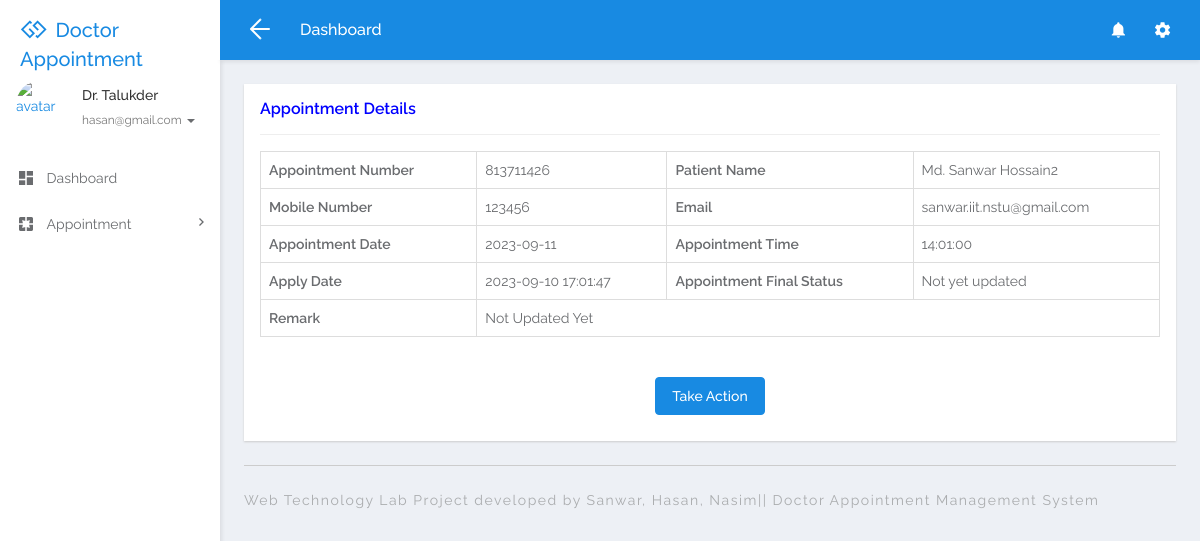
The app's page /doctor/view-appointment-detail.php?editid=10&&aptid=813711426 (signed in) with its own data.
### tables this page shows
CREATE TABLE `tbldoctor` (
  `ID` int(5) NOT NULL,
  `FullName` varchar(250) DEFAULT NULL,
  `MobileNumber` bigint(10) DEFAULT NULL,
  `Email` varchar(250) DEFAULT NULL,
  `Specialization` varchar(250) DEFAULT NULL,
  `Password` varchar(259) DEFAULT NULL,
  `CreationDate` timestamp NULL DEFAULT CURRENT_TIMESTAMP
);

CREATE TABLE `tblappointment` (
  `ID` int(10) NOT NULL,
  `AppointmentNumber` int(10) DEFAULT NULL,
  `Name` varchar(250) DEFAULT NULL,
  `MobileNumber` bigint(20) DEFAULT NULL,
  `Email` varchar(250) DEFAULT NULL,
  `AppointmentDate` date DEFAULT NULL,
  `AppointmentTime` time DEFAULT NULL,
  `Specialization` varchar(250) DEFAULT NULL,
  `Doctor` int(10) DEFAULT NULL,
  `Message` mediumtext,
  `ApplyDate` timestamp NULL DEFAULT CURRENT_TIMESTAMP,
  `Remark` varchar(250) DEFAULT NULL,
  `Status` varchar(250) DEFAULT NULL,
  `UpdationDate` timestamp NULL DEFAULT NULL ON UPDATE CURRENT_TIMESTAMP
);

### doctor/view-appointment-detail.php (the view, shortened to what this page needs)
<?php
include('includes/dbconnection.php');
if (strlen($_SESSION['damsid']==0)) {
  header('location:logout.php');
  } else{
  ?>
<!DOCTYPE html>
<html lang="en">
<head>
	<link rel="stylesheet" href="libs/bower/font-awesome/css/font-awesome.min.css">
	<link rel="stylesheet" href="libs/bower/material-design-iconic-font/dist/css/material-design-iconic-font.css">
	<link rel="stylesheet" href="libs/bower/animate.css/animate.min.css">
	<link rel="stylesheet" href="libs/bower/fullcalendar/dist/fullcalendar.min.css">
	<link rel="stylesheet" href="libs/bower/perfect-scrollbar/css/perfect-scrollbar.css">
	<link rel="stylesheet" href="assets/css/bootstrap.css">
	<link rel="stylesheet" href="assets/css/core.css">
	<link rel="stylesheet" href="assets/css/app.css">
</head>
<body class="menubar-left menubar-unfold menubar-light theme-primary">
<?php include_once('includes/header.php');?>
<?php include_once('includes/sidebar.php');?>
<main id="app-main" class="app-main">
  <div class="wrap">
	<section class="app-content">
		<div class="row">
			<div class="col-md-12">
				<div class="widget">
					<header class="widget-header">
						<h4 class="widget-title" style="color: blue">Appointment Details</h4>
					</header>
					<hr class="widget-separator">
					<div class="widget-body">
						<div class="table-responsive">
							<?php
                  $eid=$_GET['editid'];
$sql="SELECT * from tblappointment  where ID=:eid";
$query = $dbh -> prepare($sql);
$query-> bindParam(':eid', $eid, PDO::PARAM_STR);
$query->execute();
$results=$query->fetchAll(PDO::FETCH_OBJ);
$cnt=1;
if($query->rowCount() > 0)
{
foreach($results as $row)
{               ?>
							<table border="1" class="table table-bordered mg-b-0">
                                            <tr>
    <th>Appointment Number</th>
    <td><?php  echo $aptno=($row->AppointmentNumber);?></td>
    <th>Patient Name</th>
    <td><?php  echo $row->Name;?></td>
  </tr>
  <tr>
    <th>Mobile Number</th>
    <td><?php  echo $row->MobileNumber;?></td>
    <th>Email</th>
    <td><?php  echo $row->Email;?></td>
  </tr>
   <tr>
    <th>Appointment Date</th>
    <td><?php  echo $row->AppointmentDate;?></td>
    <th>Appointment Time</th>
    <td><?php  echo $row->AppointmentTime;?></td>
  </tr>
  <tr>
    <th>Apply Date</th>
    <td><?php  echo $row->ApplyDate;?></td>
     <th>Appointment Final Status</th>
    <td colspan="4"> <?php  $status=$row->Status;
if($row->Status=="")
{
  echo "Not yet updated";
}
     ;?></td>
  </tr>
   <tr>
<th >Remark</th>
 <?php if($row->Remark==""){ ?>
                     <td colspan="3"><?php echo "Not Updated Yet"; ?></td>
<?php } else { ?>                  <td colspan="3"> <?php  echo htmlentities($row->Remark);?>
                  </td>
                  <?php } ?>
  </tr>
<?php $cnt=$cnt+1;}} ?>
</table>
<br>
<?php
if ($status=="" ){
?>
<p align="center"  style="padding-top: 20px">
 <button class="btn btn-primary waves-effect waves-light w-lg" data-toggle="modal" data-target="#myModal">Take Action</button></p>
<?php } ?>
					</div>
				</div>
			</div>
		</div>
	</section>
</div>
  <?php include_once('includes/footer.php');?>
</main>
</body>
</html>
<?php }  ?>

### doctor/includes/sidebar.php (shortened to what this page needs)
<aside id="menubar" class="menubar light">
  <div class="app-user">
    <div class="media">
      <div class="media-left">
        <div class="avatar avatar-md avatar-circle">
          <a href="javascript:void(0)"><img class="img-responsive" src="assets/images/images.jpg" alt="avatar"/></a>
        </div>
      </div>
      <div class="media-body">
        <div class="foldable">
          <?php
$eid=$_SESSION['damsid'];
$sql="SELECT FullName,Email from  tbldoctor where ID=:eid";
$query = $dbh -> prepare($sql);
$query->bindParam(':eid',$eid,PDO::PARAM_STR);
$query->execute();
$results=$query->fetchAll(PDO::FETCH_OBJ);
foreach($results as $row)
{
$email=$row->Email;
$fname=$row->FullName;
}   ?>
          <h5><a href="javascript:void(0)" class="username"><?php  echo $fname ;?></a></h5>
          <ul>
            <li class="dropdown">
              <a href="javascript:void(0)" class="dropdown-toggle usertitle" data-toggle="dropdown" aria-haspopup="true" aria-expanded="false">
                <small><?php  echo $email;?></small>
                <span class="caret"></span>
              </a>
            </li>
          </ul>
        </div>
      </div>
    </div>
  </div>
  <div class="menubar-scroll">
    <div class="menubar-scroll-inner">
      <ul class="app-menu">
        <li class="has-submenu">
          <a href="dashboard.php">
            <i class="menu-icon zmdi zmdi-view-dashboard zmdi-hc-lg"></i>
            <span class="menu-text">Dashboard</span>
          </a>
        </li>
       <li class="has-submenu">
          <a href="javascript:void(0)" class="submenu-toggle">
            <i class="menu-icon zmdi zmdi-pages zmdi-hc-lg"></i>
            <span class="menu-text">Appointment</span>
            <i class="menu-caret zmdi zmdi-hc-sm zmdi-chevron-right"></i>
          </a>
        </li>
      </ul>
    </div>
  </div>
</aside>

### records on screen
tbldoctor: FullName "Dr. Talukder", Email "hasan@gmail.com"
tblappointment: AppointmentNumber "813711426", Name "Md. Sanwar Hossain2", MobileNumber "123456", Email "sanwar.iit.nstu@gmail.com", AppointmentDate "2023-09-11", AppointmentTime "14:01:00", ApplyDate "2023-09-10 17:01:47", shows "Not yet updated", shows "Not Updated Yet"
